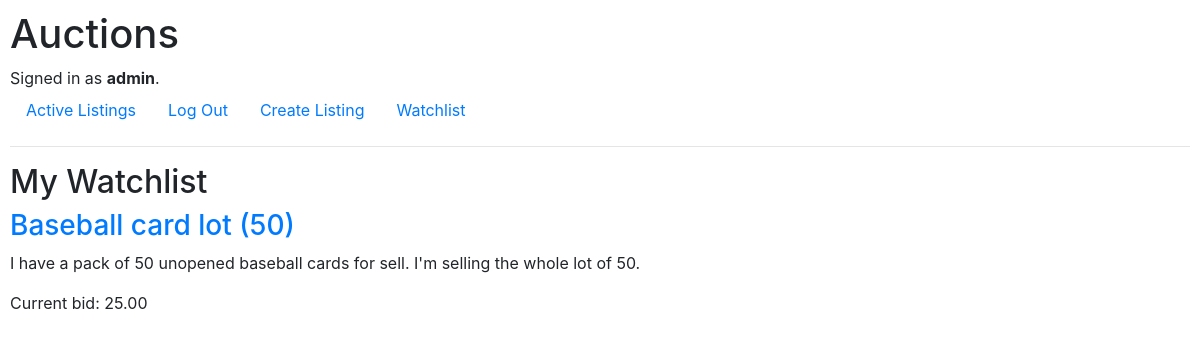
The page /watchlist (signed in) on the database as committed earlier.
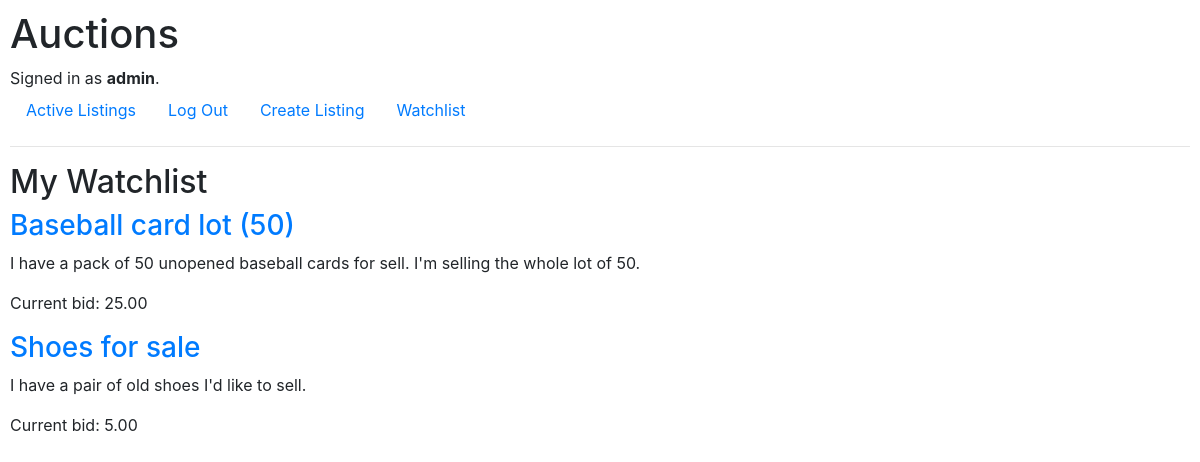
The same page on the database as committed later.
### auctions/models.py (models this page shows, shortened)
class Watchlist(models.Model):
    user = models.ForeignKey(User, on_delete=models.CASCADE)
    listing = models.ForeignKey(Listing, on_delete=models.CASCADE)

class Listing(models.Model):
    title = models.CharField(max_length=200)
    description = models.TextField()
    starting_bid = models.DecimalField(max_digits=10, decimal_places=2)
    image_url = models.URLField(blank=True, null=True)
    category = models.CharField(max_length=50, blank=True, null=True)
    user = models.ForeignKey(User, on_delete=models.CASCADE)

### auctions/views.py (the view)
# urls.py: path("watchlist", views.watchlist, name="watchlist"),
@login_required
def watchlist(request):
    user_watchlist = Watchlist.objects.filter(user=request.user)
    return render(request, 'auctions/watchlist.html', {'watchlist': user_watchlist})

### auctions/templates/auctions/watchlist.html (shortened to what this page needs)
{% extends "auctions/layout.html" %}
{% block body %}
<h2>My Watchlist</h2>
<div class="listings">
    {% for watchlist_item in watchlist %}
    <div class="listing">
        <h3><a href="{% url 'listing' watchlist_item.listing.id %}">{{ watchlist_item.listing.title }}</a></h3>
        <p>{{ watchlist_item.listing.description }}</p>
        <p>Current bid: {{ watchlist_item.listing.starting_bid }}</p>
    </div>
    {% empty %}
    <p>You have no items in your watchlist.</p>
    {% endfor %}
</div>
{% endblock %}

Rows that differ between the two databases and show on the page:
added Watchlist: listing "Shoes for sale", listing.description "I have a pair of old shoes I'd like to sell.", listing.starting_bid "5.00"
